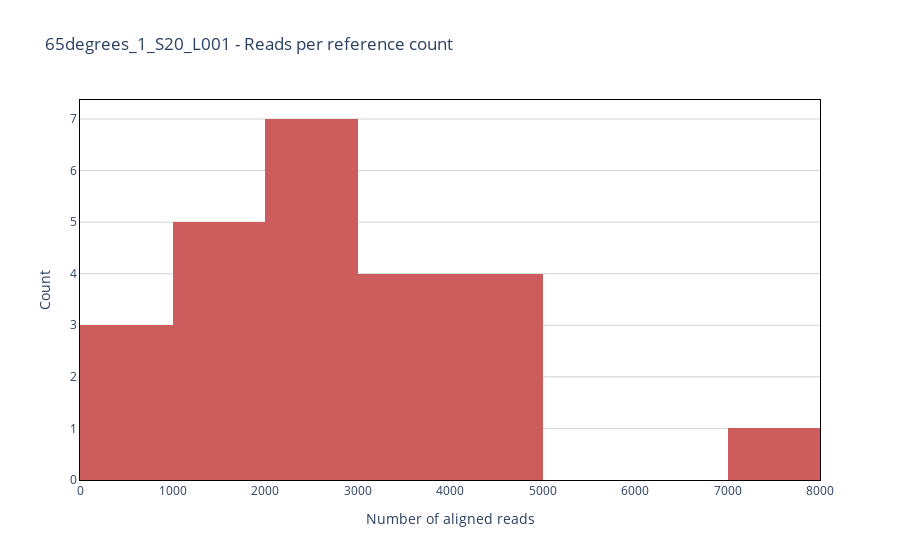

Notebook code for this chart:
### Markdown cell above
## Aligned reads per reference

### Code cell
%reload_ext autoreload

fig = study.num_aligned_reads_per_reference_frequency_distribution(
    sample = sample,
    section = 'full'
)['fig']

fig.show()
fig.write_html(os.path.join(path_figs, 'num_aligned_reads_per_reference_frequency_distribution.html'))

### Figure 1 — Plotly figure (JSON) as saved in the notebook; plotly's stock layout.template omitted (floating-point values rounded to 4 significant figures)
{"data": [{"hovertemplate": "Number of aligned reads: %{x}<br>Count: %{y}<extra></extra>", "marker": {"color": "indianred"}, "showlegend": false, "type": "histogram", "x": [2463, 4197, 2441, 3228, 2770, 3351, 1753, 816, 2909, 4180, 3354, 7442, 3312, 851, 1672, 2036, 1066, 978, 2963, 2153, 1635, 1233, 4409, 4669]}], "layout": {"paper_bgcolor": "white", "plot_bgcolor": "white", "title": {"text": "65degrees_1_S20_L001 - Reads per reference count"}, "xaxis": {"autorange": true, "linecolor": "black", "linewidth": 1, "mirror": true, "title": {"text": "Number of aligned reads"}}, "yaxis": {"gridcolor": "lightgray", "linecolor": "black", "linewidth": 1, "mirror": true, "title": {"text": "Count"}}}}
